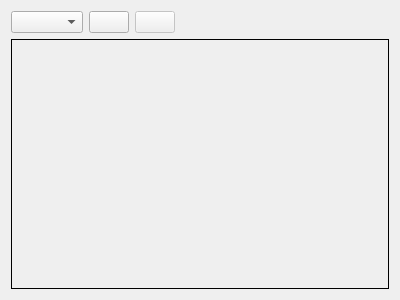
<?xml version="1.0" encoding="UTF-8"?>
<ui version="4.0">
 <class>ImageViewWidget</class>
 <widget class="QWidget" name="ImageViewWidget">
  <property name="enabled">
   <bool>true</bool>
  </property>
  <property name="geometry">
   <rect>
    <x>0</x>
    <y>0</y>
    <width>400</width>
    <height>300</height>
   </rect>
  </property>
  <property name="windowTitle">
   <string>Image View</string>
  </property>
  <layout class="QVBoxLayout" name="verticalLayout" stretch="0,1,0">
   <item>
    <layout class="QHBoxLayout" name="horizontalLayout" stretch="0,0,0,1">
     <item>
      <widget class="QComboBox" name="topics_combo_box">
       <property name="sizeAdjustPolicy">
        <enum>QComboBox::AdjustToContents</enum>
       </property>
      </widget>
     </item>
     <item>
      <widget class="QPushButton" name="refresh_topics_push_button"/>
     </item>
     <item>
      <widget class="QPushButton" name="zoom_1_push_button">
       <property name="enabled">
        <bool>false</bool>
       </property>
       <property name="checkable">
        <bool>true</bool>
       </property>
      </widget>
     </item>
     <item>
      <spacer name="horizontalSpacer">
       <property name="orientation">
        <enum>Qt::Horizontal</enum>
       </property>
       <property name="sizeHint" stdset="0">
        <size>
         <width>40</width>
         <height>20</height>
        </size>
       </property>
      </spacer>
     </item>
    </layout>
   </item>
   <item>
    <layout class="QHBoxLayout" name="horizontalLayout_2" stretch="1,0">
     <property name="spacing">
      <number>0</number>
     </property>
     <item>
      <widget class="rqt_image_view::RatioLayoutedFrame" name="image_frame">
       <property name="sizePolicy">
        <sizepolicy hsizetype="Expanding" vsizetype="Expanding">
         <horstretch>0</horstretch>
         <verstretch>0</verstretch>
        </sizepolicy>
       </property>
       <property name="minimumSize">
        <size>
         <width>80</width>
         <height>60</height>
        </size>
       </property>
       <property name="frameShape">
        <enum>QFrame::Box</enum>
       </property>
       <property name="lineWidth">
        <number>1</number>
       </property>
      </widget>
     </item>
     <item>
      <spacer name="horizontalSpacer_2">
       <property name="orientation">
        <enum>Qt::Horizontal</enum>
       </property>
       <property name="sizeType">
        <enum>QSizePolicy::Expanding</enum>
       </property>
       <property name="sizeHint" stdset="0">
        <size>
         <width>0</width>
         <height>20</height>
        </size>
       </property>
      </spacer>
     </item>
    </layout>
   </item>
   <item>
    <spacer name="verticalSpacer">
     <property name="orientation">
      <enum>Qt::Vertical</enum>
     </property>
     <property name="sizeHint" stdset="0">
      <size>
       <width>20</width>
       <height>0</height>
      </size>
     </property>
    </spacer>
   </item>
  </layout>
 </widget>
 <customwidgets>
  <customwidget>
   <class>rqt_image_view::RatioLayoutedFrame</class>
   <extends>QFrame</extends>
   <header>rqt_image_view/ratio_layouted_frame.h</header>
   <container>1</container>
  </customwidget>
 </customwidgets>
 <resources/>
 <connections/>
</ui>
